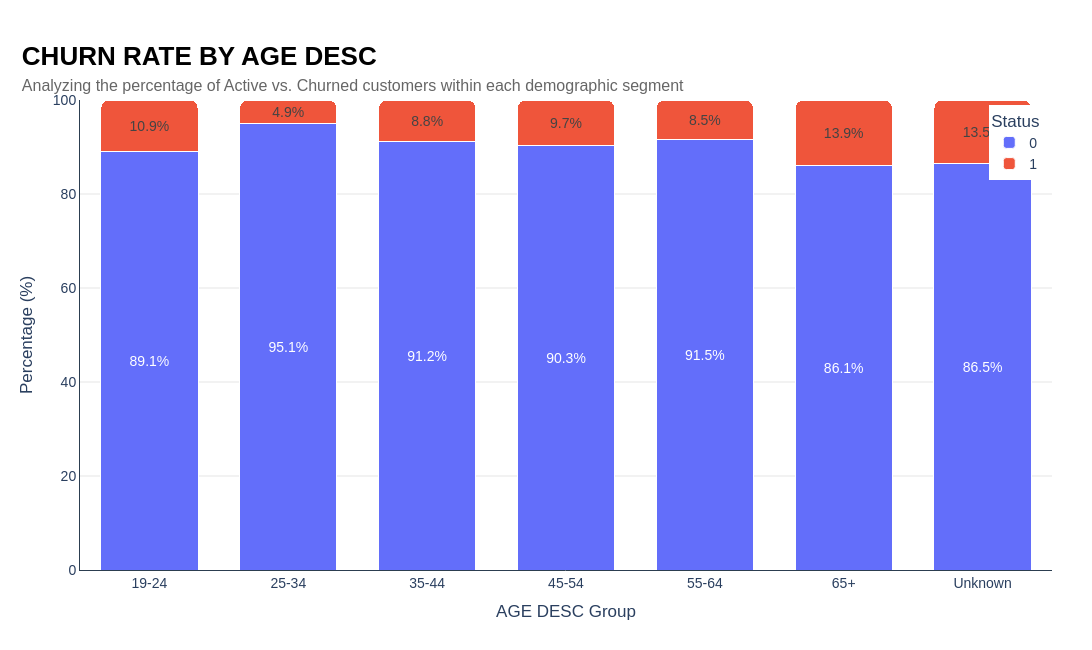
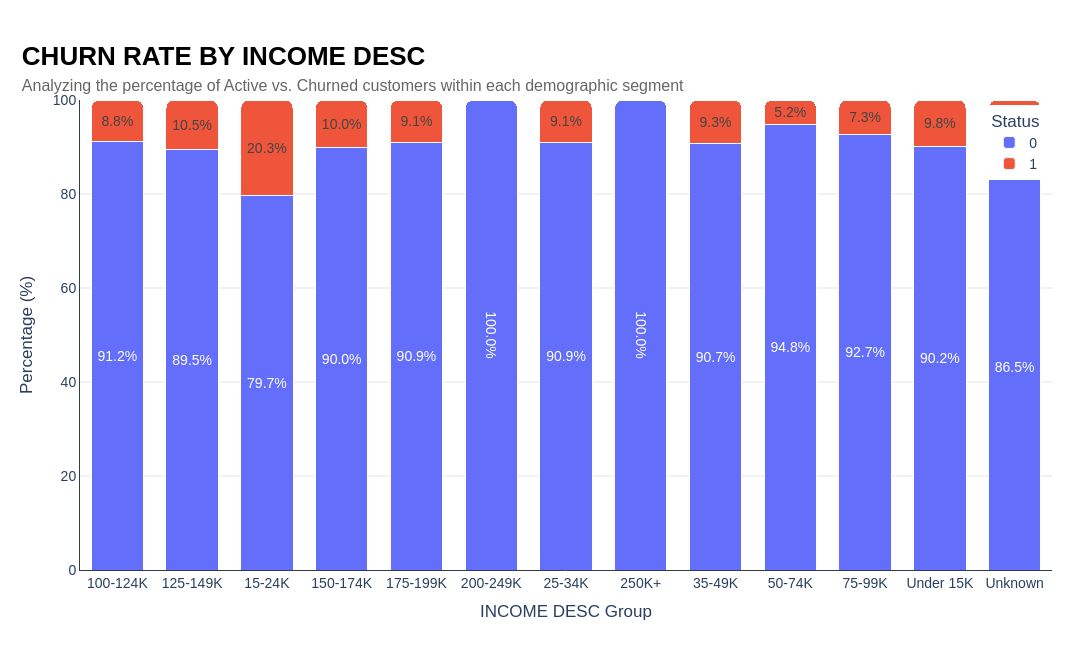

These figures' notebook cell, in order:
### Code cell
for feature in features_to_plot:
    composition_df = pd.crosstab(customer_base[feature], customer_base['is_churn'], normalize='index') * 100

    comp_melted = composition_df.reset_index().melt(
        id_vars=feature, 
        var_name='Churn_Status', 
        value_name='percentage'
    )

    fig = px.bar(
        comp_melted,
        x=feature,
        y='percentage',
        color='Churn_Status',
        text='percentage',
    )

    fig.update_traces(
        texttemplate='%{text:.1f}%', 
        textposition='inside',
        insidetextanchor='middle',
        marker_line_color='white',
        marker_line_width=1,
        marker_cornerradius=8 
    )

    fig = apply_my_style(
        fig, 
        title=f"CHURN RATE BY {feature.replace('_', ' ')}", 
        subtitle=f"Analyzing the percentage of Active vs. Churned customers within each demographic segment"
    )

    fig.update_layout(
        width=1600,     
        height=650,     
        bargap=0.3,     
        
        xaxis_title=f"{feature.replace('_', ' ')} Group",
        yaxis_title="Percentage (%)",
        barmode='stack',
        legend_title_text="Status",
        xaxis=dict(showgrid=False),
        yaxis=dict(range=[0, 100], showgrid=True, gridcolor=c['gray_light'])
    )

    fig.show()

### Figure 1 — Plotly figure (JSON) as saved in the notebook; plotly's stock layout.template omitted (floating-point values rounded to 4 significant figures)
{"data": [{"hovertemplate": "Churn_Status=0<br>AGE_DESC=%{x}<br>percentage=%{text}<extra></extra>", "insidetextanchor": "middle", "legendgroup": "0", "marker": {"color": "#636efa", "cornerradius": 8, "line": {"color": "white", "width": 1}, "pattern": {"shape": ""}}, "name": "0", "orientation": "v", "showlegend": true, "text": [89.13, 95.07, 91.24, 90.28, 91.53, 86.11, 86.46], "textposition": "inside", "texttemplate": "%{text:.1f}%", "type": "bar", "x": ["19-24", "25-34", "35-44", "45-54", "55-64", "65+", "Unknown"], "xaxis": "x", "y": [89.13, 95.07, 91.24, 90.28, 91.53, 86.11, 86.46], "yaxis": "y"}, {"hovertemplate": "Churn_Status=1<br>AGE_DESC=%{x}<br>percentage=%{text}<extra></extra>", "insidetextanchor": "middle", "legendgroup": "1", "marker": {"color": "#EF553B", "cornerradius": 8, "line": {"color": "white", "width": 1}, "pattern": {"shape": ""}}, "name": "1", "orientation": "v", "showlegend": true, "text": [10.87, 4.93, 8.763, 9.722, 8.475, 13.89, 13.54], "textposition": "inside", "texttemplate": "%{text:.1f}%", "type": "bar", "x": ["19-24", "25-34", "35-44", "45-54", "55-64", "65+", "Unknown"], "xaxis": "x", "y": [10.87, 4.93, 8.763, 9.722, 8.475, 13.89, 13.54], "yaxis": "y"}], "layout": {"bargap": 0.3, "barmode": "stack", "font": {"family": "Montserrat, sans-serif", "size": 14}, "height": 650, "legend": {"title": {"text": "Status"}, "tracegroupgap": 0, "x": 0.99, "xanchor": "right", "y": 0.99, "yanchor": "top"}, "margin": {"b": 80, "l": 80, "r": 40, "t": 100}, "paper_bgcolor": "white", "plot_bgcolor": "white", "title": {"font": {"family": "Montserrat, sans-serif"}, "text": "<b style='font-size:26px; color:black;'>CHURN RATE BY AGE DESC</b><br><span style='font-size:16px; color:#666;'>Analyzing the percentage of Active vs. Churned customers within each demographic segment</span>", "x": 0.02, "xanchor": "left", "y": 0.9, "yanchor": "top"}, "width": 1600, "xaxis": {"anchor": "y", "domain": [0, 1], "linecolor": "#2C3E50", "linewidth": 1, "mirror": false, "showgrid": false, "showline": true, "title": {"text": "AGE DESC Group"}}, "yaxis": {"anchor": "x", "domain": [0, 1], "gridcolor": "#E5E5E5", "linecolor": "#2C3E50", "linewidth": 1, "mirror": false, "range": [0, 100], "showgrid": true, "showline": true, "title": {"text": "Percentage (%)"}}}}

### Figure 2 — Plotly figure (JSON) as saved in the notebook; plotly's stock layout.template omitted (floating-point values rounded to 4 significant figures)
{"data": [{"hovertemplate": "Churn_Status=0<br>INCOME_DESC=%{x}<br>percentage=%{text}<extra></extra>", "insidetextanchor": "middle", "legendgroup": "0", "marker": {"color": "#636efa", "cornerradius": 8, "line": {"color": "white", "width": 1}, "pattern": {"shape": ""}}, "name": "0", "orientation": "v", "showlegend": true, "text": [91.18, 89.47, 79.73, 90.0, 90.91, 100.0, 90.91, 100.0, 90.7, 94.79, 92.71, 90.16, 86.46], "textposition": "inside", "texttemplate": "%{text:.1f}%", "type": "bar", "x": ["100-124K", "125-149K", "15-24K", "150-174K", "175-199K", "200-249K", "25-34K", "250K+", "35-49K", "50-74K", "75-99K", "Under 15K", "Unknown"], "xaxis": "x", "y": [91.18, 89.47, 79.73, 90.0, 90.91, 100.0, 90.91, 100.0, 90.7, 94.79, 92.71, 90.16, 86.46], "yaxis": "y"}, {"hovertemplate": "Churn_Status=1<br>INCOME_DESC=%{x}<br>percentage=%{text}<extra></extra>", "insidetextanchor": "middle", "legendgroup": "1", "marker": {"color": "#EF553B", "cornerradius": 8, "line": {"color": "white", "width": 1}, "pattern": {"shape": ""}}, "name": "1", "orientation": "v", "showlegend": true, "text": [8.824, 10.53, 20.27, 10.0, 9.091, 0.0, 9.091, 0.0, 9.302, 5.208, 7.292, 9.836, 13.54], "textposition": "inside", "texttemplate": "%{text:.1f}%", "type": "bar", "x": ["100-124K", "125-149K", "15-24K", "150-174K", "175-199K", "200-249K", "25-34K", "250K+", "35-49K", "50-74K", "75-99K", "Under 15K", "Unknown"], "xaxis": "x", "y": [8.824, 10.53, 20.27, 10.0, 9.091, 0.0, 9.091, 0.0, 9.302, 5.208, 7.292, 9.836, 13.54], "yaxis": "y"}], "layout": {"bargap": 0.3, "barmode": "stack", "font": {"family": "Montserrat, sans-serif", "size": 14}, "height": 650, "legend": {"title": {"text": "Status"}, "tracegroupgap": 0, "x": 0.99, "xanchor": "right", "y": 0.99, "yanchor": "top"}, "margin": {"b": 80, "l": 80, "r": 40, "t": 100}, "paper_bgcolor": "white", "plot_bgcolor": "white", "title": {"font": {"family": "Montserrat, sans-serif"}, "text": "<b style='font-size:26px; color:black;'>CHURN RATE BY INCOME DESC</b><br><span style='font-size:16px; color:#666;'>Analyzing the percentage of Active vs. Churned customers within each demographic segment</span>", "x": 0.02, "xanchor": "left", "y": 0.9, "yanchor": "top"}, "width": 1600, "xaxis": {"anchor": "y", "domain": [0, 1], "linecolor": "#2C3E50", "linewidth": 1, "mirror": false, "showgrid": false, "showline": true, "title": {"text": "INCOME DESC Group"}}, "yaxis": {"anchor": "x", "domain": [0, 1], "gridcolor": "#E5E5E5", "linecolor": "#2C3E50", "linewidth": 1, "mirror": false, "range": [0, 100], "showgrid": true, "showline": true, "title": {"text": "Percentage (%)"}}}}
